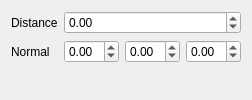
<?xml version="1.0" encoding="UTF-8"?>
<ui version="4.0">
 <class>PlaneInfo</class>
 <widget class="QFrame" name="PlaneInfo">
  <property name="windowTitle">
   <string>Plane</string>
  </property>
  <layout class="QFormLayout" name="planeLayout">
   <item row="0" column="0">
    <widget class="QLabel" name="distanceLabel">
     <property name="text">
      <string>Distance</string>
     </property>
    </widget>
   </item>
   <item row="0" column="1">
    <widget class="ValuePicker" name="distance">
     <property name="minimum">
      <double>-340282346638528859811704183484516925440.000000000000000</double>
     </property>
     <property name="maximum">
      <double>340282346638528859811704183484516925440.000000000000000</double>
     </property>
     <property name="singleStep">
      <double>1.000000000000000</double>
     </property>
     <property name="value">
      <double>0.000000000000000</double>
     </property>
    </widget>
   </item>
   <item row="1" column="0">
    <widget class="QLabel" name="normalLabel">
     <property name="text">
      <string>Normal</string>
     </property>
    </widget>
   </item>
   <item row="1" column="1">
    <layout class="QHBoxLayout" name="normalLayout">
     <item>
      <widget class="ValuePicker" name="normalX">
       <property name="minimum">
        <double>-1.000000000000000</double>
       </property>
       <property name="maximum">
        <double>1.000000000000000</double>
       </property>
       <property name="singleStep">
        <double>0.050000000000000</double>
       </property>
      </widget>
     </item>
     <item>
      <widget class="ValuePicker" name="normalY">
       <property name="minimum">
        <double>-1.000000000000000</double>
       </property>
       <property name="maximum">
        <double>1.000000000000000</double>
       </property>
       <property name="singleStep">
        <double>0.050000000000000</double>
       </property>
      </widget>
     </item>
     <item>
      <widget class="ValuePicker" name="normalZ">
       <property name="minimum">
        <double>-1.000000000000000</double>
       </property>
       <property name="maximum">
        <double>1.000000000000000</double>
       </property>
       <property name="singleStep">
        <double>0.050000000000000</double>
       </property>
      </widget>
     </item>
    </layout>
   </item>
  </layout>
 </widget>
 <customwidgets>
  <customwidget>
   <class>ValuePicker</class>
   <extends>QDoubleSpinBox</extends>
   <header>RaZor/Interface/ValuePicker.hpp</header>
  </customwidget>
 </customwidgets>
 <resources/>
 <connections/>
</ui>
